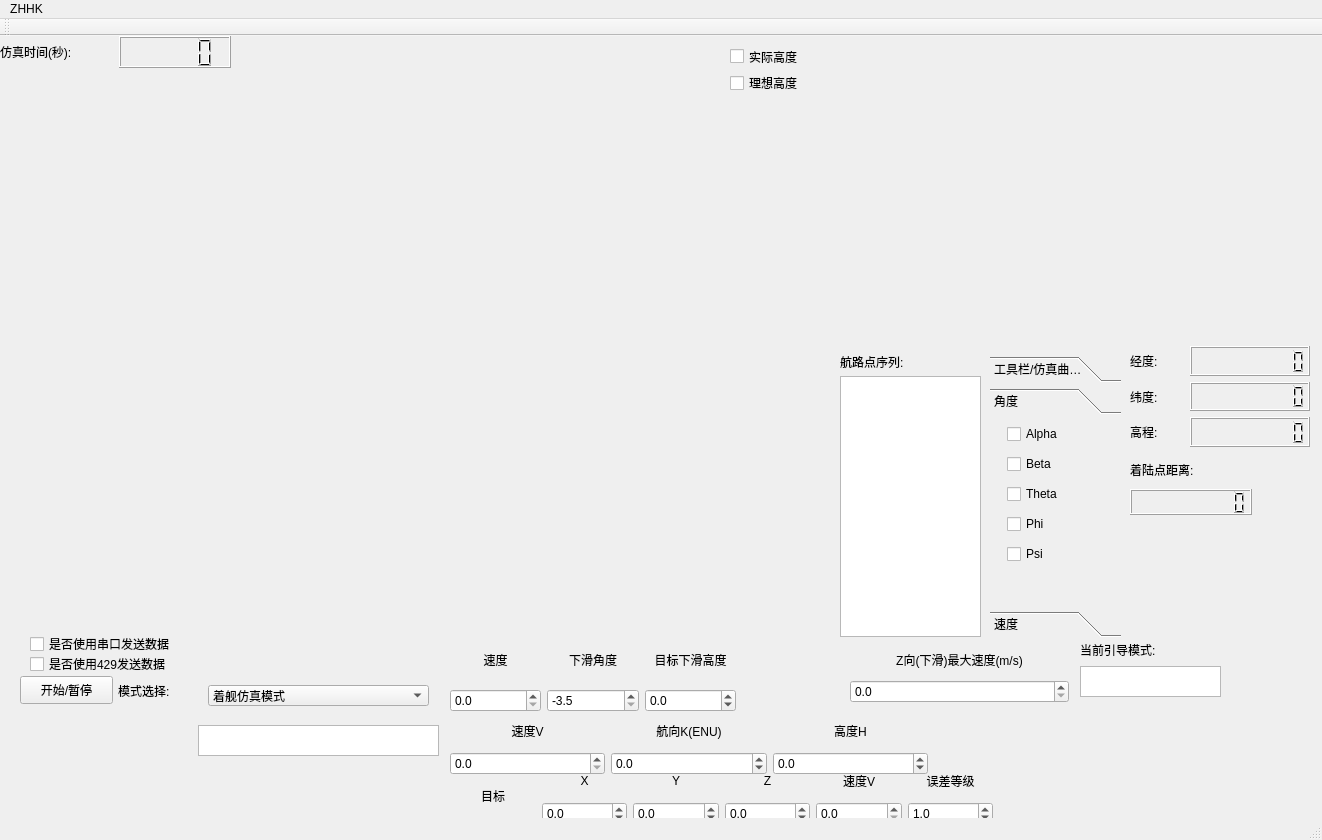
 <widget class="QMainWindow" name="QtWidgetsApplication1Class">
  <property name="geometry">
   <rect>
    <x>0</x>
    <y>0</y>
    <width>1322</width>
    <height>840</height>
   </rect>
  </property>
  <property name="sizePolicy">
   <sizepolicy hsizetype="Maximum" vsizetype="Preferred">
    <horstretch>0</horstretch>
    <verstretch>0</verstretch>
   </sizepolicy>
  </property>
  <property name="windowTitle">
   <string>QtWidgetsApplication1</string>
  </property>
  <widget class="QWidget" name="centralWidget">
   <widget class="QWidget" name="horizontalLayoutWidget">
    <property name="geometry">
     <rect>
      <x>0</x>
      <y>30</y>
      <width>821</width>
      <height>281</height>
     </rect>
    </property>
    <layout class="QHBoxLayout" name="horizontalLayout_Line_Z"/>
   </widget>
   <widget class="QPushButton" name="pushButton">
    <property name="geometry">
     <rect>
      <x>20</x>
      <y>640</y>
      <width>93</width>
      <height>28</height>
     </rect>
    </property>
    <property name="text">
     <string>开始/暂停</string>
    </property>
   </widget>
   <widget class="QWidget" name="horizontalLayoutWidget_2">
    <property name="geometry">
     <rect>
      <x>0</x>
      <y>310</y>
      <width>411</width>
      <height>281</height>
     </rect>
    </property>
    <layout class="QHBoxLayout" name="horizontalLayout_Line_XY"/>
   </widget>
   <widget class="QWidget" name="layoutWidget">
    <property name="geometry">
     <rect>
      <x>0</x>
      <y>0</y>
      <width>231</width>
      <height>32</height>
     </rect>
    </property>
    <layout class="QGridLayout" name="gridLayout">
     <item row="0" column="0">
      <widget class="QLabel" name="label_SimulationTime">
       <property name="styleSheet">
        <string notr="true">font: 14pt &quot;微软雅黑&quot;;</string>
       </property>
       <property name="text">
        <string>仿真时间(秒):</string>
       </property>
      </widget>
     </item>
     <item row="0" column="1">
      <widget class="QLCDNumber" name="lcdNumber_SimulationTime">
       <property name="smallDecimalPoint">
        <bool>false</bool>
       </property>
      </widget>
     </item>
    </layout>
   </widget>
   <widget class="QComboBox" name="comboBox_ModeSelect">
    <property name="geometry">
     <rect>
      <x>208</x>
      <y>649</y>
      <width>221</width>
      <height>21</height>
     </rect>
    </property>
    <property name="currentIndex">
     <number>6</number>
    </property>
    <item>
     <property name="text">
      <string>保持当前速度航向高度(默认)</string>
     </property>
    </item>
    <item>
     <property name="text">
      <string>下滑模式</string>
     </property>
    </item>
    <item>
     <property name="text">
      <string>目标点制导</string>
     </property>
    </item>
    <item>
     <property name="text">
      <string>手动模式</string>
     </property>
    </item>
    <item>
     <property name="text">
      <string>航路点模式_net</string>
     </property>
    </item>
    <item>
     <property name="text">
      <string>航路点模式2</string>
     </property>
    </item>
    <item>
     <property name="text">
      <string>着舰仿真模式</string>
     </property>
    </item>
   </widget>
   <widget class="QLabel" name="label">
    <property name="geometry">
     <rect>
      <x>118</x>
      <y>639</y>
      <width>91</width>
      <height>31</height>
     </rect>
    </property>
    <property name="styleSheet">
     <string notr="true">font: 12pt &quot;微软雅黑&quot;;</string>
    </property>
    <property name="text">
     <string>模式选择:</string>
    </property>
   </widget>
   <widget class="QTextBrowser" name="textBrowser_ModeDisplay">
    <property name="geometry">
     <rect>
      <x>198</x>
      <y>689</y>
      <width>241</width>
      <height>31</height>
     </rect>
    </property>
   </widget>
   <widget class="QWidget" name="layoutWidget">
    <property name="geometry">
     <rect>
      <x>450</x>
      <y>680</y>
      <width>478</width>
      <height>59</height>
     </rect>
    </property>
    <layout class="QHBoxLayout" name="horizontalLayout">
     <item>
      <layout class="QVBoxLayout" name="verticalLayout">
       <item>
        <widget class="QLabel" name="label_VKH_V">
         <property name="styleSheet">
          <string notr="true">font: 12pt &quot;微软雅黑&quot;;</string>
         </property>
         <property name="text">
          <string>速度V</string>
         </property>
         <property name="alignment">
          <set>Qt::AlignCenter</set>
         </property>
        </widget>
       </item>
       <item>
        <widget class="QDoubleSpinBox" name="doubleSpinBox_Command_VKH_V">
         <property name="decimals">
          <number>1</number>
         </property>
         <property name="maximum">
          <double>300.000000000000000</double>
         </property>
        </widget>
       </item>
      </layout>
     </item>
     <item>
      <layout class="QVBoxLayout" name="verticalLayout_2">
       <item>
        <widget class="QLabel" name="label_VKH_K">
         <property name="styleSheet">
          <string notr="true">font: 12pt &quot;微软雅黑&quot;;</string>
         </property>
         <property name="text">
          <string>航向K(ENU)</string>
         </property>
         <property name="alignment">
          <set>Qt::AlignCenter</set>
         </property>
        </widget>
       </item>
       <item>
        <widget class="QDoubleSpinBox" name="doubleSpinBox_Command_VKH_K">
         <property name="decimals">
          <number>1</number>
         </property>
         <property name="minimum">
          <double>-181.000000000000000</double>
         </property>
         <property name="maximum">
          <double>181.000000000000000</double>
         </property>
         <property name="value">
          <double>0.000000000000000</double>
         </property>
        </widget>
       </item>
      </layout>
     </item>
     <item>
      <layout class="QVBoxLayout" name="verticalLayout_3">
       <item>
        <widget class="QLabel" name="label_VKH_H">
         <property name="styleSheet">
          <string notr="true">font: 12pt &quot;微软雅黑&quot;;</string>
         </property>
         <property name="text">
          <string>高度H</string>
         </property>
         <property name="alignment">
          <set>Qt::AlignCenter</set>
         </property>
        </widget>
       </item>
       <item>
        <widget class="QDoubleSpinBox" name="doubleSpinBox_Command_VKH_H">
         <property name="decimals">
          <number>1</number>
         </property>
         <property name="minimum">
          <double>-100.000000000000000</double>
         </property>
         <property name="maximum">
          <double>100000.000000000000000</double>
         </property>
         <property name="singleStep">
          <double>10.000000000000000</double>
         </property>
        </widget>
       </item>
      </layout>
     </item>
    </layout>
   </widget>
   <widget class="QWidget" name="horizontalLayoutWidget_3">
    <property name="geometry">
     <rect>
      <x>820</x>
      <y>30</y>
      <width>411</width>
      <height>281</height>
     </rect>
    </property>
    <layout class="QHBoxLayout" name="horizontalLayout_Line_theta"/>
   </widget>
   <widget class="QToolBox" name="toolBox_tool">
    <property name="geometry">
     <rect>
      <x>990</x>
      <y>320</y>
      <width>131</width>
      <height>281</height>
     </rect>
    </property>
    <property name="currentIndex">
     <number>1</number>
    </property>
    <widget class="QWidget" name="page">
     <property name="geometry">
      <rect>
       <x>0</x>
       <y>0</y>
       <width>98</width>
       <height>28</height>
      </rect>
     </property>
     <attribute name="label">
      <string>工具栏/仿真曲线选择</string>
     </attribute>
    </widget>
    <widget class="QWidget" name="page_angle">
     <property name="geometry">
      <rect>
       <x>0</x>
       <y>0</y>
       <width>131</width>
       <height>200</height>
      </rect>
     </property>
     <attribute name="label">
      <string>角度</string>
     </attribute>
     <widget class="QWidget" name="layoutWidget">
      <property name="geometry">
       <rect>
        <x>0</x>
        <y>0</y>
        <width>101</width>
        <height>151</height>
       </rect>
      </property>
      <layout class="QGridLayout" name="gridLayout_3">
       <item row="2" column="0">
        <widget class="QCheckBox" name="checkBox_selcetTheta">
         <property name="maximumSize">
          <size>
           <width>67</width>
           <height>16777215</height>
          </size>
         </property>
         <property name="text">
          <string>Theta</string>
         </property>
        </widget>
       </item>
       <item row="4" column="0">
        <widget class="QCheckBox" name="checkBox_Psi">
         <property name="maximumSize">
          <size>
           <width>67</width>
           <height>16777215</height>
          </size>
         </property>
         <property name="text">
          <string>Psi</string>
         </property>
        </widget>
       </item>
       <item row="1" column="0">
        <widget class="QCheckBox" name="checkBox_selcetBeta">
         <property name="maximumSize">
          <size>
           <width>67</width>
           <height>16777215</height>
          </size>
         </property>
         <property name="text">
          <string>Beta</string>
         </property>
        </widget>
       </item>
       <item row="3" column="0">
        <widget class="QCheckBox" name="checkBox_selcetPhi">
         <property name="maximumSize">
          <size>
           <width>67</width>
           <height>16777215</height>
          </size>
         </property>
         <property name="text">
          <string>Phi</string>
         </property>
        </widget>
       </item>
       <item row="0" column="0">
        <widget class="QCheckBox" name="checkBox_selcetAlpha">
         <property name="maximumSize">
          <size>
           <width>67</width>
           <height>16777215</height>
          </size>
         </property>
         <property name="text">
          <string>Alpha</string>
         </property>
        </widget>
       </item>
      </layout>
     </widget>
    </widget>
    <widget class="QWidget" name="page_speed">
     <property name="geometry">
      <rect>
       <x>0</x>
       <y>0</y>
       <width>98</width>
       <height>28</height>
      </rect>
     </property>
     <attribute name="label">
      <string>速度</string>
     </attribute>
     <widget class="QWidget" name="layoutWidget">
      <property name="geometry">
       <rect>
        <x>10</x>
        <y>3</y>
        <width>69</width>
        <height>73</height>
       </rect>
      </property>
      <layout class="QGridLayout" name="gridLayout_4">
       <item row="0" column="0">
        <widget class="QCheckBox" name="checkBox_Vx">
         <property name="maximumSize">
          <size>
           <width>67</width>
           <height>16777215</height>
          </size>
         </property>
         <property name="text">
          <string>Vx</string>
         </property>
        </widget>
       </item>
       <item row="1" column="0">
        <widget class="QCheckBox" name="checkBox_Vy">
         <property name="maximumSize">
          <size>
           <width>67</width>
           <height>16777215</height>
          </size>
         </property>
         <property name="text">
          <string>Vy</string>
         </property>
        </widget>
       </item>
       <item row="2" column="0">
        <widget class="QCheckBox" name="checkBox_Vz">
         <property name="maximumSize">
          <size>
           <width>67</width>
           <height>16777215</height>
          </size>
         </property>
         <property name="text">
          <string>Vz</string>
         </property>
        </widget>
       </item>
      </layout>
     </widget>
    </widget>
   </widget>
   <widget class="QWidget" name="horizontalLayoutWidget_4">
    <property name="geometry">
     <rect>
      <x>410</x>
      <y>310</y>
      <width>411</width>
      <height>281</height>
     </rect>
    </property>
    <layout class="QHBoxLayout" name="horizontalLayout_Line_V"/>
   </widget>
   <widget class="QListView" name="listView_targets">
    <property name="geometry">
     <rect>
      <x>840</x>
      <y>340</y>
      <width>141</width>
      <height>261</height>
     </rect>
    </property>
   </widget>
   <widget class="QWidget" name="layoutWidget">
    <property name="geometry">
     <rect>
      <x>730</x>
      <y>10</y>
      <width>89</width>
      <height>47</height>
     </rect>
    </property>
    <layout class="QVBoxLayout" name="verticalLayout_10">
     <item>
      <widget class="QCheckBox" name="checkBox_true_H">
       <property name="text">
        <string>实际高度</string>
       </property>
      </widget>
     </item>
     <item>
      <widget class="QCheckBox" name="checkBox_expect_H">
       <property name="text">
        <string>理想高度</string>
       </property>
      </widget>
     </item>
    </layout>
   </widget>
   <widget class="QLabel" name="label_2">
    <property name="geometry">
     <rect>
      <x>840</x>
      <y>310</y>
      <width>111</width>
      <height>31</height>
     </rect>
    </property>
    <property name="styleSheet">
     <string notr="true">font: 12pt &quot;微软雅黑&quot;;</string>
    </property>
    <property name="text">
     <string>航路点序列:</string>
    </property>
   </widget>
   <widget class="QWidget" name="layoutWidget">
    <property name="geometry">
     <rect>
      <x>450</x>
      <y>600</y>
      <width>286</width>
      <height>76</height>
     </rect>
    </property>
    <layout class="QGridLayout" name="gridLayout_7">
     <item row="0" column="1">
      <widget class="QLabel" name="label_xiaHua_2">
       <property name="styleSheet">
        <string notr="true">font: 12pt &quot;微软雅黑&quot;;</string>
       </property>
       <property name="text">
        <string>下滑角度</string>
       </property>
       <property name="alignment">
        <set>Qt::AlignCenter</set>
       </property>
      </widget>
     </item>
     <item row="1" column="0">
      <widget class="QDoubleSpinBox" name="doubleSpinBox_Command_xiaHua_V">
       <property name="decimals">
        <number>1</number>
       </property>
       <property name="maximum">
        <double>300.000000000000000</double>
       </property>
      </widget>
     </item>
     <item row="1" column="2">
      <widget class="QDoubleSpinBox" name="doubleSpinBox_Command_xiaHua_H">
       <property name="decimals">
        <number>1</number>
       </property>
       <property name="minimum">
        <double>-100.000000000000000</double>
       </property>
       <property name="maximum">
        <double>30000000.000000000000000</double>
       </property>
      </widget>
     </item>
     <item row="0" column="2">
      <widget class="QLabel" name="label_xiaHua_3">
       <property name="styleSheet">
        <string notr="true">font: 12pt &quot;微软雅黑&quot;;</string>
       </property>
       <property name="text">
        <string>目标下滑高度</string>
       </property>
       <property name="alignment">
        <set>Qt::AlignCenter</set>
       </property>
      </widget>
     </item>
     <item row="1" column="1">
      <widget class="QDoubleSpinBox" name="doubleSpinBox_Command_xiaHua_angle">
       <property name="decimals">
        <number>1</number>
       </property>
       <property name="minimum">
        <double>-3.500000000000000</double>
       </property>
       <property name="maximum">
        <double>3.500000000000000</double>
       </property>
       <property name="value">
        <double>-3.500000000000000</double>
       </property>
      </widget>
     </item>
     <item row="0" column="0">
      <widget class="QLabel" name="label_xiaHua">
       <property name="styleSheet">
        <string notr="true">font: 12pt &quot;微软雅黑&quot;;</string>
       </property>
       <property name="text">
        <string>速度</string>
       </property>
       <property name="alignment">
        <set>Qt::AlignCenter</set>
       </property>
      </widget>
     </item>
    </layout>
   </widget>
   <widget class="QWidget" name="layoutWidget">
    <property name="geometry">
     <rect>
      <x>450</x>
      <y>730</y>
      <width>543</width>
      <height>59</height>
     </rect>
    </property>
    <layout class="QGridLayout" name="gridLayout_13">
     <item row="0" column="3">
      <layout class="QGridLayout" name="gridLayout_9">
       <item row="0" column="0">
        <widget class="QLabel" name="label_XYZV_Y">
         <property name="styleSheet">
          <string notr="true">font: 12pt &quot;微软雅黑&quot;;</string>
         </property>
         <property name="text">
          <string>Y</string>
         </property>
         <property name="alignment">
          <set>Qt::AlignCenter</set>
         </property>
        </widget>
       </item>
       <item row="1" column="0">
        <widget class="QDoubleSpinBox" name="doubleSpinBox_Command_XYZV_Y">
         <property name="decimals">
          <number>1</number>
         </property>
         <property name="minimum">
          <double>-100000.000000000000000</double>
         </property>
         <property name="maximum">
          <double>100000.000000000000000</double>
         </property>
        </widget>
       </item>
      </layout>
     </item>
     <item row="0" column="5">
      <layout class="QGridLayout" name="gridLayout_11">
       <item row="0" column="0">
        <widget class="QLabel" name="label_XYZV_V">
         <property name="styleSheet">
          <string notr="true">font: 12pt &quot;微软雅黑&quot;;</string>
         </property>
         <property name="text">
          <string>速度V</string>
         </property>
         <property name="alignment">
          <set>Qt::AlignCenter</set>
         </property>
        </widget>
       </item>
       <item row="1" column="0">
        <widget class="QDoubleSpinBox" name="doubleSpinBox_Command_XYZV_V">
         <property name="decimals">
          <number>1</number>
         </property>
         <property name="maximum">
          <double>300.000000000000000</double>
         </property>
         <property name="singleStep">
          <double>10.000000000000000</double>
         </property>
        </widget>
       </item>
      </layout>
     </item>
     <item row="0" column="4">
      <layout class="QGridLayout" name="gridLayout_10">
       <item row="0" column="0">
        <widget class="QLabel" name="label_XYZV_Z">
         <property name="styleSheet">
          <string notr="true">font: 12pt &quot;微软雅黑&quot;;</string>
         </property>
         <property name="text">
          <string>Z</string>
         </property>
         <property name="alignment">
          <set>Qt::AlignCenter</set>
         </property>
        </widget>
       </item>
       <item row="1" column="0">
        <widget class="QDoubleSpinBox" name="doubleSpinBox_Command_XYZV_Z">
         <property name="decimals">
          <number>1</number>
         </property>
         <property name="minimum">
          <double>-100000.000000000000000</double>
         </property>
         <property name="maximum">
          <double>100000.000000000000000</double>
         </property>
         <property name="singleStep">
          <double>10.000000000000000</double>
         </property>
         <property name="value">
          <double>0.000000000000000</double>
         </property>
        </widget>
       </item>
      </layout>
     </item>
     <item row="0" column="6">
      <layout class="QGridLayout" name="gridLayout_12">
       <item row="0" column="0">
        <widget class="QLabel" name="label_XYZV_Error">
         <property name="styleSheet">
          <string notr="true">font: 12pt &quot;微软雅黑&quot;;</string>
         </property>
         <property name="text">
          <string>误差等级</string>
         </property>
         <property name="alignment">
          <set>Qt::AlignCenter</set>
         </property>
        </widget>
       </item>
       <item row="1" column="0">
        <widget class="QDoubleSpinBox" name="doubleSpinBox_Command_XYZV_Error">
         <property name="decimals">
          <number>1</number>
         </property>
         <property name="minimum">
          <double>0.100000000000000</double>
         </property>
         <property name="maximum">
          <double>300.000000000000000</double>
         </property>
         <property name="singleStep">
          <double>0.500000000000000</double>
         </property>
         <property name="value">
          <double>1.000000000000000</double>
         </property>
        </widget>
       </item>
      </layout>
     </item>
     <item row="0" column="2">
      <layout class="QGridLayout" name="gridLayout_8">
       <item row="0" column="0">
        <widget class="QLabel" name="label_XYZV_X">
         <property name="styleSheet">
          <string notr="true">font: 12pt &quot;微软雅黑&quot;;</string>
         </property>
         <property name="text">
          <string>X</string>
         </property>
         <property name="alignment">
          <set>Qt::AlignCenter</set>
         </property>
        </widget>
       </item>
       <item row="1" column="0">
        <widget class="QDoubleSpinBox" name="doubleSpinBox_Command_XYZV_X">
         <property name="decimals">
          <number>1</number>
         </property>
         <property name="minimum">
          <double>-100000.000000000000000</double>
         </property>
         <property name="maximum">
          <double>100000.000000000000000</double>
         </property>
        </widget>
       </item>
      </layout>
     </item>
     <item row="0" column="1">
      <widget class="QLabel" name="label_target">
       <property name="styleSheet">
        <string notr="true">font: 12pt &quot;微软雅黑&quot;;</string>
       </property>
       <property name="text">
        <string>目标</string>
       </property>
       <property name="alignment">
        <set>Qt::AlignCenter</set>
       </property>
      </widget>
     </item>
    </layout>
   </widget>
   <widget class="QCheckBox" name="checkBox_isSerialPortSend">
    <property name="geometry">
     <rect>
      <x>30</x>
      <y>600</y>
      <width>211</width>
      <height>16</height>
     </rect>
    </property>
    <property name="text">
     <string>是否使用串口发送数据</string>
    </property>
   </widget>
   <widget class="QWidget" name="layoutWidget_3">
    <property name="geometry">
     <rect>
      <x>1130</x>
      <y>310</y>
      <width>180</width>
      <height>101</height>
     </rect>
    </property>
    <layout class="QGridLayout" name="gridLayout_5">
     <item row="2" column="0">
      <widget class="QLabel" name="label_LBH_H">
       <property name="styleSheet">
        <string notr="true">font: 12pt &quot;微软雅黑&quot;;</string>
       </property>
       <property name="text">
        <string>高程:</string>
       </property>
      </widget>
     </item>
     <item row="2" column="1">
      <widget class="QLCDNumber" name="lcdNumber_LBH_H">
       <property name="minimumSize">
        <size>
         <width>120</width>
         <height>0</height>
        </size>
       </property>
       <property name="smallDecimalPoint">
        <bool>true</bool>
       </property>
       <property name="digitCount">
        <number>8</number>
       </property>
      </widget>
     </item>
     <item row="0" column="0">
      <widget class="QLabel" name="label_LBH_L">
       <property name="styleSheet">
        <string notr="true">font: 12pt &quot;微软雅黑&quot;;</string>
       </property>
       <property name="text">
        <string>经度:</string>
       </property>
      </widget>
     </item>
     <item row="0" column="1">
      <widget class="QLCDNumber" name="lcdNumber_LBH_L">
       <property name="minimumSize">
        <size>
         <width>120</width>
         <height>0</height>
        </size>
       </property>
       <property name="smallDecimalPoint">
        <bool>true</bool>
       </property>
       <property name="digitCount">
        <number>8</number>
       </property>
      </widget>
     </item>
     <item row="1" column="0">
      <widget class="QLabel" name="label_LBH_B">
       <property name="styleSheet">
        <string notr="true">font: 12pt &quot;微软雅黑&quot;;</string>
       </property>
       <property name="text">
        <string>纬度:</string>
       </property>
      </widget>
     </item>
     <item row="1" column="1">
      <widget class="QLCDNumber" name="lcdNumber_LBH_B">
       <property name="minimumSize">
        <size>
         <width>120</width>
         <height>0</height>
        </size>
       </property>
       <property name="smallDecimalPoint">
        <bool>true</bool>
       </property>
       <property name="digitCount">
        <number>8</number>
       </property>
      </widget>
     </item>
    </layout>
   </widget>
   <widget class="QDoubleSpinBox" name="doubleSpinBox_Command_zhuoJianYV_Limit">
    <property name="geometry">
     <rect>
      <x>1340</x>
      <y>384</y>
      <width>112</width>
      <height>21</height>
     </rect>
    </property>
    <property name="decimals">
     <number>1</number>
    </property>
    <property name="maximum">
     <double>1000.000000000000000</double>
    </property>
   </widget>
   <widget class="QLabel" name="label_zhuoJian_YV_Limit">
    <property name="geometry">
     <rect>
      <x>1340</x>
      <y>350</y>
      <width>112</width>
      <height>27</height>
     </rect>
    </property>
    <property name="styleSheet">
     <string notr="true">font: 12pt &quot;微软雅黑&quot;;</string>
    </property>
    <property name="text">
     <string>Y向最大速度</string>
    </property>
    <property name="alignment">
     <set>Qt::AlignCenter</set>
    </property>
   </widget>
   <widget class="QDoubleSpinBox" name="doubleSpinBox_Command_zhuoJianXV">
    <property name="geometry">
     <rect>
      <x>1340</x>
      <y>444</y>
      <width>111</width>
      <height>21</height>
     </rect>
    </property>
    <property name="decimals">
     <number>1</number>
    </property>
    <property name="maximum">
     <double>90.000000000000000</double>
    </property>
   </widget>
   <widget class="QLabel" name="label_zhuoJian_XV">
    <property name="geometry">
     <rect>
      <x>1340</x>
      <y>410</y>
      <width>111</width>
      <height>27</height>
     </rect>
    </property>
    <property name="styleSheet">
     <string notr="true">font: 12pt &quot;微软雅黑&quot;;</string>
    </property>
    <property name="text">
     <string>X(东向)速度</string>
    </property>
    <property name="alignment">
     <set>Qt::AlignCenter</set>
    </property>
   </widget>
   <widget class="QWidget" name="layoutWidget">
    <property name="geometry">
     <rect>
      <x>850</x>
      <y>610</y>
      <width>219</width>
      <height>57</height>
     </rect>
    </property>
    <layout class="QVBoxLayout" name="verticalLayout_4">
     <item>
      <widget class="QLabel" name="label_zhuoJian_ZV_Limit">
       <property name="styleSheet">
        <string notr="true">font: 12pt &quot;微软雅黑&quot;;</string>
       </property>
       <property name="text">
        <string>Z向(下滑)最大速度(m/s)</string>
       </property>
       <property name="alignment">
        <set>Qt::AlignCenter</set>
       </property>
      </widget>
     </item>
     <item>
      <widget class="QDoubleSpinBox" name="doubleSpinBox_Command_zhuoJianZV_Limit">
       <property name="decimals">
        <number>1</number>
       </property>
       <property name="maximum">
        <double>90.000000000000000</double>
       </property>
      </widget>
     </item>
    </layout>
   </widget>
   <widget class="QWidget" name="layoutWidget">
    <property name="geometry">
     <rect>
      <x>1130</x>
      <y>420</y>
      <width>122</width>
      <height>59</height>
     </rect>
    </property>
    <layout class="QVBoxLayout" name="verticalLayout_5">
     <item>
      <widget class="QLabel" name="label_Distance">
       <property name="styleSheet">
        <string notr="true">font: 12pt &quot;微软雅黑&quot;;</string>
       </property>
       <property name="text">
        <string>着陆点距离:</string>
       </property>
      </widget>
     </item>
     <item>
      <widget class="QLCDNumber" name="lcdNumber_Distance">
       <property name="minimumSize">
        <size>
         <width>120</width>
         <height>0</height>
        </size>
       </property>
       <property name="smallDecimalPoint">
        <bool>true</bool>
       </property>
       <property name="digitCount">
        <number>8</number>
       </property>
      </widget>
     </item>
    </layout>
   </widget>
   <widget class="QTextBrowser" name="textBrowser_zhuoJianMode">
    <property name="geometry">
     <rect>
      <x>1080</x>
      <y>630</y>
      <width>141</width>
      <height>31</height>
     </rect>
    </property>
   </widget>
   <widget class="QLabel" name="label_zhuoJianMode">
    <property name="geometry">
     <rect>
      <x>1080</x>
      <y>600</y>
      <width>131</width>
      <height>27</height>
     </rect>
    </property>
    <property name="styleSheet">
     <string notr="true">font: 12pt &quot;微软雅黑&quot;;</string>
    </property>
    <property name="text">
     <string>当前引导模式:</string>
    </property>
   </widget>
   <widget class="QCheckBox" name="checkBox_is429Send">
    <property name="geometry">
     <rect>
      <x>30</x>
      <y>620</y>
      <width>211</width>
      <height>16</height>
     </rect>
    </property>
    <property name="text">
     <string>是否使用429发送数据</string>
    </property>
   </widget>
   <zorder>layoutWidget</zorder>
   <zorder>layoutWidget</zorder>
   <zorder>horizontalLayoutWidget</zorder>
   <zorder>pushButton</zorder>
   <zorder>horizontalLayoutWidget_2</zorder>
   <zorder>layoutWidget</zorder>
   <zorder>comboBox_ModeSelect</zorder>
   <zorder>label</zorder>
   <zorder>textBrowser_ModeDisplay</zorder>
   <zorder>layoutWidget</zorder>
   <zorder>horizontalLayoutWidget_3</zorder>
   <zorder>toolBox_tool</zorder>
   <zorder>horizontalLayoutWidget_4</zorder>
   <zorder>listView_targets</zorder>
   <zorder>layoutWidget</zorder>
   <zorder>label_2</zorder>
   <zorder>layoutWidget</zorder>
   <zorder>layoutWidget</zorder>
   <zorder>checkBox_isSerialPortSend</zorder>
   <zorder>layoutWidget_3</zorder>
   <zorder>doubleSpinBox_Command_zhuoJianYV_Limit</zorder>
   <zorder>label_zhuoJian_YV_Limit</zorder>
   <zorder>doubleSpinBox_Command_zhuoJianXV</zorder>
   <zorder>label_zhuoJian_XV</zorder>
   <zorder>textBrowser_zhuoJianMode</zorder>
   <zorder>label_zhuoJianMode</zorder>
   <zorder>checkBox_is429Send</zorder>
  </widget>
  <widget class="QToolBar" name="mainToolBar">
   <attribute name="toolBarArea">
    <enum>TopToolBarArea</enum>
   </attribute>
   <attribute name="toolBarBreak">
    <bool>false</bool>
   </attribute>
  </widget>
  <widget class="QStatusBar" name="statusBar"/>
  <widget class="QMenuBar" name="menuBar">
   <property name="geometry">
    <rect>
     <x>0</x>
     <y>0</y>
     <width>1322</width>
     <height>23</height>
    </rect>
   </property>
   <widget class="QMenu" name="menuZHHK429">
    <property name="title">
     <string>ZHHK</string>
    </property>
    <addaction name="ZHHK429Init_action"/>
   </widget>
   <addaction name="menuZHHK429"/>
  </widget>
  <action name="action_initSetting">
   <property name="text">
    <string>初始设置</string>
   </property>
  </action>
  <action name="action_test">
   <property name="text">
    <string>预留</string>
   </property>
  </action>
  <action name="action_initsetting">
   <property name="text">
    <string>初始化设置</string>
   </property>
  </action>
  <action name="ZHHK429Init_action">
   <property name="text">
    <string>初始化</string>
   </property>
   <property name="toolTip">
    <string>ZHHK429Init_action</string>
   </property>
  </action>
 </widget>
